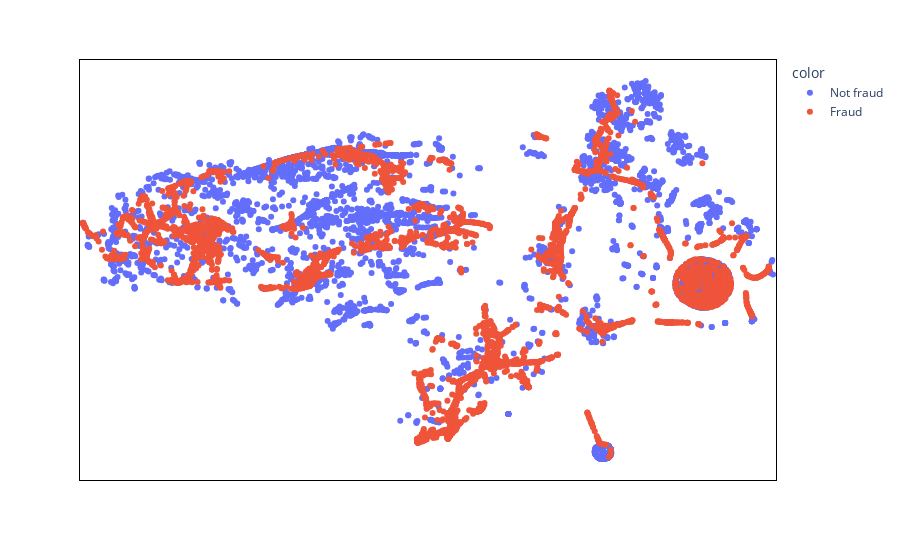

Source (notebook cell):
### Code cell
fig = plotFigure(pca_tsne, y_pca.replace([1, 0],['Fraud', 'Not fraud']))
print('T-distributed Stochastic Neighbor Embedding (TSNE)')
fig.show()

### Figure 1 — Plotly figure (JSON) as saved in the notebook; plotly's stock layout.template omitted (floating-point values rounded to 4 significant figures; data arrays with more than 128 entries replaced by an {"elided": "..."} marker saying what was removed)
{"data": [{"alignmentgroup": "True", "boxpoints": "all", "customdata": {"elided": "4891x2 float values"}, "fillcolor": "rgba(255,255,255,0)", "hoveron": "points", "hovertemplate": "<b>%{hovertext}</b><br><br>color=Not fraud<extra></extra>", "hovertext": {"elided": "4891 str values"}, "legendgroup": "Not fraud", "line": {"color": "rgba(255,255,255,0)"}, "marker": {"color": "#636efa"}, "name": "Not fraud", "offsetgroup": "Not fraud", "orientation": "v", "pointpos": 0, "showlegend": true, "type": "box", "x": {"elided": "4891 float values"}, "x0": " ", "xaxis": "x", "y": {"elided": "4891 float values"}, "y0": " ", "yaxis": "y"}, {"alignmentgroup": "True", "boxpoints": "all", "customdata": {"elided": "4891x2 float values"}, "fillcolor": "rgba(255,255,255,0)", "hoveron": "points", "hovertemplate": "<b>%{hovertext}</b><br><br>color=Fraud<extra></extra>", "hovertext": {"elided": "4891 str values"}, "legendgroup": "Fraud", "line": {"color": "rgba(255,255,255,0)"}, "marker": {"color": "#EF553B"}, "name": "Fraud", "offsetgroup": "Fraud", "orientation": "v", "pointpos": 0, "showlegend": true, "type": "box", "x": {"elided": "4891 float values"}, "x0": " ", "xaxis": "x", "y": {"elided": "4891 float values"}, "y0": " ", "yaxis": "y"}], "layout": {"boxmode": "group", "legend": {"title": {"text": "color"}, "tracegroupgap": 0}, "margin": {"t": 60}, "plot_bgcolor": "rgba(0, 0, 0, 0)", "xaxis": {"anchor": "y", "color": "white", "domain": [0, 1], "linecolor": "black", "linewidth": 1, "mirror": true, "showline": true, "showticklabels": false, "title": {"text": "x"}}, "yaxis": {"anchor": "x", "color": "white", "domain": [0, 1], "linecolor": "black", "linewidth": 1, "mirror": true, "showline": true, "showticklabels": false, "title": {"text": "y"}}}}
